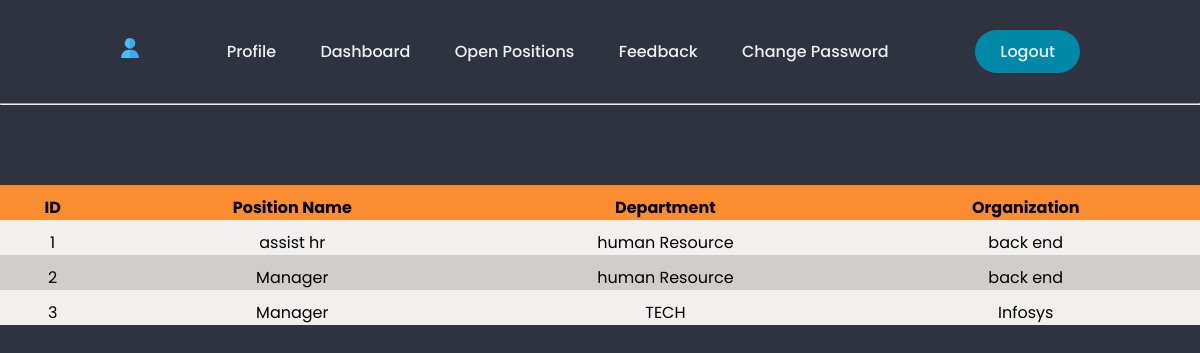
The page /candidate/openpositions (signed in) on the database its author committed.
### HRadministrator/models.py (models this page shows, shortened)
class position(models.Model):
    name = models.CharField(max_length=100)
    deptname = models.ForeignKey("department", on_delete=models.PROTECT)
    orgname = models.ForeignKey("organization", on_delete=models.PROTECT)

class department(models.Model):
    name = models.CharField(max_length=100)
    orgname = models.ForeignKey("organization", on_delete=models.PROTECT)
    def __str__(self):
        return self.name

class organization(models.Model):
    name = models.CharField(max_length=100)
    def __str__(self):
        return self.name

### candidate/views.py (the view)
# urls.py: path('openpositions', views.candidate_openpositions, name='openpositions'),
@login_required(login_url="/")
def candidate_openpositions(request):
    posts = position.objects.all()
    return render(request, 'pos.html', {'posts':posts})

### candidate/templates/pos.html (shortened to what this page needs)
{% extends "home.html" %}
{% block content %}
<table id="view_page" style="--cir:#fa8c31;">
    <tr class="table-dark">
        <th>ID</th>
        <th>Position Name</th>
        <th>Department</th>
        <th>Organization</th>
    </tr>
    {% for post in posts %}
    <tr>
        <td>{{post.id}}</td>
        <td>{{post.name}}</td>
        <td>{{post.deptname}}</td>
        <td>{{post.orgname}}</td>
    </tr>
    {% endfor %}
{% endblock content %}

### static/css/style.css (style rules this page uses)
* { margin: 0; padding: 0; box-sizing: border-box; font-family: 'Poppins', sans-serif; }
:root { --bg: #2f323f; }
body { position: relative; z-index: 1; min-height: 100vh; background: var(--bg); }
#view_page { position: absolute; width: 100%; border-collapse: collapse; margin-top: 5em; }
#view_page td, #view_page th { padding: 10px 30px 0 10px; }
#view_page tr:nth-child(even) { background-color: #f2efef; text-align: center; }
#view_page tr:nth-child(odd) { background-color: #d2cdcd; text-align: center; }
#view_page tr th { background-color: var(--cir); }

### rows shown on the page
position: id "1", name "assist hr", deptname "human Resource", orgname "back end"
position: id "2", name "Manager", deptname "human Resource", orgname "back end"
position: id "3", name "Manager", deptname "TECH", orgname "Infosys"
